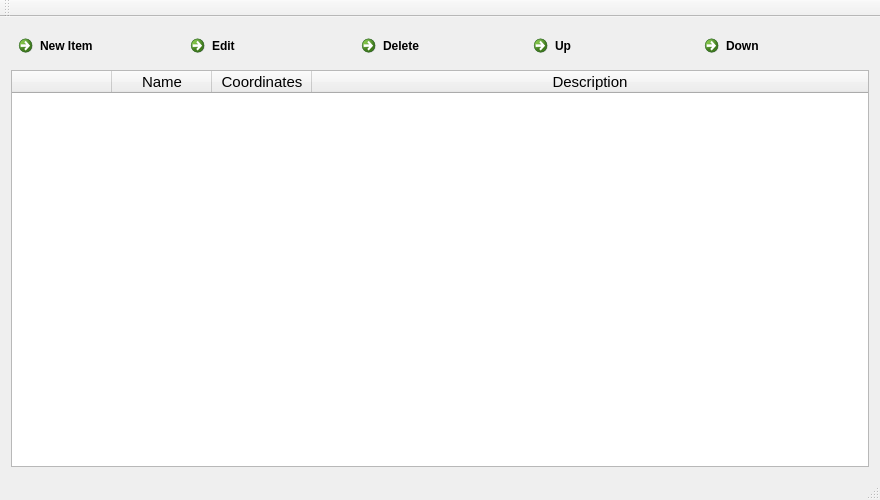
<?xml version="1.0" encoding="UTF-8"?>
<ui version="4.0">
 <class>MainWindow</class>
 <widget class="QMainWindow" name="MainWindow">
  <property name="geometry">
   <rect>
    <x>0</x>
    <y>0</y>
    <width>880</width>
    <height>500</height>
   </rect>
  </property>
  <property name="windowTitle">
   <string>MainWindow</string>
  </property>
  <property name="unifiedTitleAndToolBarOnMac">
   <bool>false</bool>
  </property>
  <widget class="QWidget" name="centralWidget">
   <layout class="QVBoxLayout" name="verticalLayout">
    <item>
     <layout class="QHBoxLayout" name="horizontalLayout_4">
      <property name="spacing">
       <number>0</number>
      </property>
      <item>
       <widget class="QCommandLinkButton" name="newItem">
        <property name="toolTip">
         <string>&lt;html&gt;&lt;head/&gt;&lt;body&gt;&lt;p&gt;Shortcut: &lt;span style=&quot; font-weight:600;&quot;&gt;ctrl+n&lt;/span&gt;&lt;/p&gt;&lt;/body&gt;&lt;/html&gt;</string>
        </property>
        <property name="text">
         <string>New Item</string>
        </property>
        <property name="icon">
         <iconset resource="Resources.qrc">
          <normaloff>:/files/round75.png</normaloff>:/files/round75.png</iconset>
        </property>
        <property name="iconSize">
         <size>
          <width>30</width>
          <height>30</height>
         </size>
        </property>
        <property name="shortcut">
         <string>Ctrl+N</string>
        </property>
       </widget>
      </item>
      <item>
       <widget class="QCommandLinkButton" name="edit">
        <property name="toolTip">
         <string>&lt;html&gt;&lt;head/&gt;&lt;body&gt;&lt;p&gt;Shortcut: &lt;span style=&quot; font-weight:600;&quot;&gt;ctrl+e&lt;/span&gt;&lt;/p&gt;&lt;/body&gt;&lt;/html&gt;</string>
        </property>
        <property name="text">
         <string>Edit</string>
        </property>
        <property name="icon">
         <iconset resource="Resources.qrc">
          <normaloff>:/files/clasic.png</normaloff>:/files/clasic.png</iconset>
        </property>
        <property name="iconSize">
         <size>
          <width>30</width>
          <height>40</height>
         </size>
        </property>
        <property name="shortcut">
         <string>Ctrl+E</string>
        </property>
       </widget>
      </item>
      <item>
       <widget class="QCommandLinkButton" name="deleteButton">
        <property name="toolTip">
         <string>&lt;html&gt;&lt;head/&gt;&lt;body&gt;&lt;p&gt;Shortcut: &lt;span style=&quot; font-weight:600;&quot;&gt;del&lt;/span&gt;&lt;/p&gt;&lt;/body&gt;&lt;/html&gt;</string>
        </property>
        <property name="text">
         <string>Delete</string>
        </property>
        <property name="icon">
         <iconset resource="Resources.qrc">
          <normaloff>:/files/delete85.png</normaloff>:/files/delete85.png</iconset>
        </property>
        <property name="iconSize">
         <size>
          <width>30</width>
          <height>30</height>
         </size>
        </property>
        <property name="shortcut">
         <string>Del</string>
        </property>
       </widget>
      </item>
      <item>
       <widget class="QCommandLinkButton" name="upButton">
        <property name="toolTip">
         <string>&lt;html&gt;&lt;head/&gt;&lt;body&gt;&lt;p&gt;Shortcut: &lt;span style=&quot; font-weight:600;&quot;&gt;Up Key&lt;/span&gt;&lt;/p&gt;&lt;/body&gt;&lt;/html&gt;</string>
        </property>
        <property name="text">
         <string>Up</string>
        </property>
        <property name="icon">
         <iconset resource="Resources.qrc">
          <normaloff>:/files/up.png</normaloff>:/files/up.png</iconset>
        </property>
        <property name="iconSize">
         <size>
          <width>30</width>
          <height>30</height>
         </size>
        </property>
        <property name="shortcut">
         <string>Up</string>
        </property>
       </widget>
      </item>
      <item>
       <widget class="QCommandLinkButton" name="downButton">
        <property name="toolTip">
         <string>&lt;html&gt;&lt;head/&gt;&lt;body&gt;&lt;p&gt;Shortcut: &lt;span style=&quot; font-weight:600;&quot;&gt;Down Key&lt;/span&gt;&lt;/p&gt;&lt;/body&gt;&lt;/html&gt;</string>
        </property>
        <property name="text">
         <string>Down</string>
        </property>
        <property name="icon">
         <iconset resource="Resources.qrc">
          <normaloff>:/files/down.png</normaloff>:/files/down.png</iconset>
        </property>
        <property name="iconSize">
         <size>
          <width>30</width>
          <height>30</height>
         </size>
        </property>
        <property name="shortcut">
         <string>Down</string>
        </property>
       </widget>
      </item>
     </layout>
    </item>
    <item>
     <widget class="QTableWidget" name="targetListTable">
      <property name="font">
       <font>
        <pointsize>11</pointsize>
       </font>
      </property>
      <property name="alternatingRowColors">
       <bool>false</bool>
      </property>
      <property name="selectionMode">
       <enum>QAbstractItemView::ExtendedSelection</enum>
      </property>
      <property name="selectionBehavior">
       <enum>QAbstractItemView::SelectRows</enum>
      </property>
      <property name="iconSize">
       <size>
        <width>0</width>
        <height>0</height>
       </size>
      </property>
      <property name="sortingEnabled">
       <bool>false</bool>
      </property>
      <attribute name="horizontalHeaderCascadingSectionResizes">
       <bool>false</bool>
      </attribute>
      <attribute name="horizontalHeaderHighlightSections">
       <bool>false</bool>
      </attribute>
      <attribute name="horizontalHeaderStretchLastSection">
       <bool>true</bool>
      </attribute>
      <attribute name="verticalHeaderVisible">
       <bool>false</bool>
      </attribute>
      <attribute name="verticalHeaderStretchLastSection">
       <bool>false</bool>
      </attribute>
      <column>
       <property name="text">
        <string/>
       </property>
      </column>
      <column>
       <property name="text">
        <string>Name</string>
       </property>
       <property name="font">
        <font>
         <family>Segoe UI</family>
         <pointsize>11</pointsize>
        </font>
       </property>
      </column>
      <column>
       <property name="text">
        <string>Coordinates</string>
       </property>
       <property name="font">
        <font>
         <family>Segoe UI</family>
         <pointsize>11</pointsize>
        </font>
       </property>
      </column>
      <column>
       <property name="text">
        <string>Description</string>
       </property>
       <property name="font">
        <font>
         <family>Segoe UI</family>
         <pointsize>11</pointsize>
        </font>
       </property>
      </column>
     </widget>
    </item>
   </layout>
  </widget>
  <widget class="QToolBar" name="mainToolBar">
   <attribute name="toolBarArea">
    <enum>TopToolBarArea</enum>
   </attribute>
   <attribute name="toolBarBreak">
    <bool>false</bool>
   </attribute>
  </widget>
  <widget class="QStatusBar" name="statusBar"/>
  <action name="actionExport">
   <property name="text">
    <string>Export</string>
   </property>
  </action>
 </widget>
 <layoutdefault spacing="6" margin="11"/>
 <resources>
  <include location="Resources.qrc"/>
 </resources>
 <connections/>
</ui>
